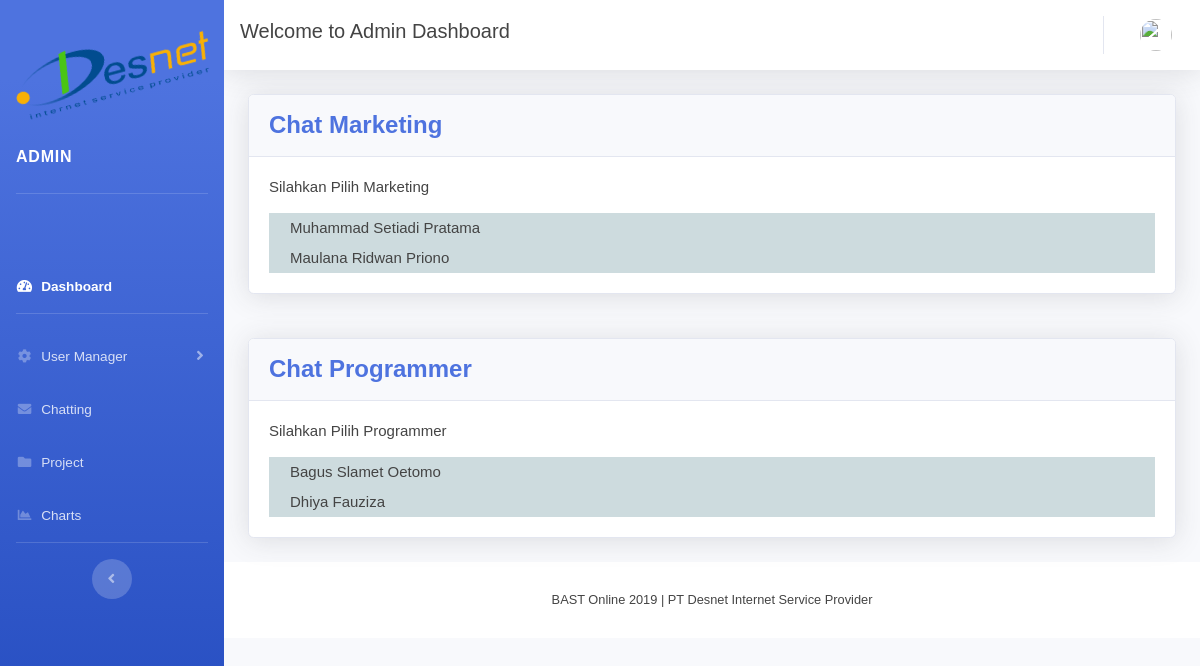
Screenshot of /index.php/admin/chat with the database file from the repository.
### tables this page shows
CREATE TABLE `user` (
  `id_user` int(11) NOT NULL,
  `username` varchar(20) NOT NULL,
  `password` varchar(50) NOT NULL,
  `id_karyawan` int(11) NOT NULL,
  `id_pelanggan` int(11) NOT NULL,
  `image` varchar(255) NOT NULL DEFAULT 'default.jpg',
  `level` enum('admin','marketing','programmer','pelanggan') NOT NULL
);

CREATE TABLE `karyawan` (
  `id_karyawan` int(11) NOT NULL,
  `nik` varchar(30) NOT NULL,
  `nama_kar` varchar(50) NOT NULL,
  `alamat` varchar(90) NOT NULL,
  `nohp` varchar(12) NOT NULL,
  `foto` varchar(255) NOT NULL DEFAULT 'default.jpg'
);

### application/views/admin/layout/content.php (called while the page is built)
<?php
if( $isi )
{
    $this -> load->view( $isi );
}

### application/views/admin/layout/wrapper.php (called while the page is built)
<?php
require_once ('head.php');
require_once ('sidebar.php');
require_once ('nav.php');
require_once ('content.php');
require_once ('footer.php');

### application/controllers/admin/Chat.php (called while the page is built, shortened)
<?php
class Chat extends CI_Controller
{
    public function __construct()
    {
        $this->load->library('session');
        $this->load->database();
        $this->load->helper(array('url', 'form'));
        $this->load->library('user_agent');
        $this->load->model('model_chat');
    }
    public function index()
    {
        $data=array('title'=>'Admin Dashboard',
                    'isi'=>'admin/chat/chat_dashboard',
                    'marketing'=> $this->model_chat->get_chat_mar('nama_kar'),
                    'programmer'=> $this->model_chat->get_chat_prog('nama_kar'),
                );
        $this->load->view('admin/layout/wrapper',$data,FALSE);
    }
}

### index.php (called while the page is built, shortened)
<?php
require_once BASEPATH.'core/CodeIgniter.php';

### application/models/Model_chat.php (called while the page is built, shortened)
<?php
class Model_chat extends CI_Model {
    public function get_chat_mar()
    {
        $query = $this->db->where("level", 'marketing' )
        ->get();
        return $query->result();
    }
    public function get_chat_prog()
    {
        $query = $this->db->where("level", 'programmer' )
        ->get();
        return $query->result();
    }
}

### application/views/admin/chat/chat_dashboard.php (the view, shortened to what this page needs)
<link rel="stylesheet" type="text/css" href="<?= base_url('assets/css/styles.css') ?>">
    <div class="container-fluid">
        <div class="card shadow mb-4">
            <div class="card-header py-3" >
                <h4 class="m-0 font-weight-bold text-primary">Chat Marketing</h4>
            </div>
                <div class="card-body">
                    <p>Silahkan Pilih Marketing</p>
                    <table style="width: 100%" id="table-friend">
                        <?php foreach ($marketing as $item) { ?>
                        <tr>
                            <td><a href="javascript:;" data-friend="<?= $item->id_user ?>"><?= $item->nama_kar ?></a></td>
                        </tr>
                        <?php } ?>
                    </table>
                </div>
        </div>
    </div>
<br>
    <div class="container-fluid">
        <div class="card shadow mb-4">
            <div class="card-header py-3" >
                <h4 class="m-0 font-weight-bold text-primary">Chat Programmer</h4>
            </div>
                <div class="card-body">
                    <p>Silahkan Pilih Programmer</p>
                    <table style="width: 100%" id="table-friend">
                        <?php foreach ($programmer as $item) { ?>
                        <tr>
                            <td><a href="javascript:;" data-friend="<?= $item->id_user ?>"><?= $item->nama_kar ?></a></td>
                        </tr>
                        <?php } ?>
                    </table>
                </div>
        </div>
    </div>

### assets/css/styles.css (style rules this page uses)
body { background-color: #fff; font: 15px/20px normal Helvetica, Arial, sans-serif; color: #444; }
a { color: #003399; background-color: transparent; font-weight: normal; }
#table-friend tr { height: 30px; background: #cddbde; }
#table-friend tr a { text-decoration: none; padding-left: 20px; color: #444; }

### rows the page displays
user: id_karyawan.nama_kar "Muhammad Setiadi Pratama"
user: id_karyawan.nama_kar "Maulana Ridwan Priono"
user: id_karyawan.nama_kar "Bagus Slamet Oetomo"
user: id_karyawan.nama_kar "Dhiya Fauziza"
